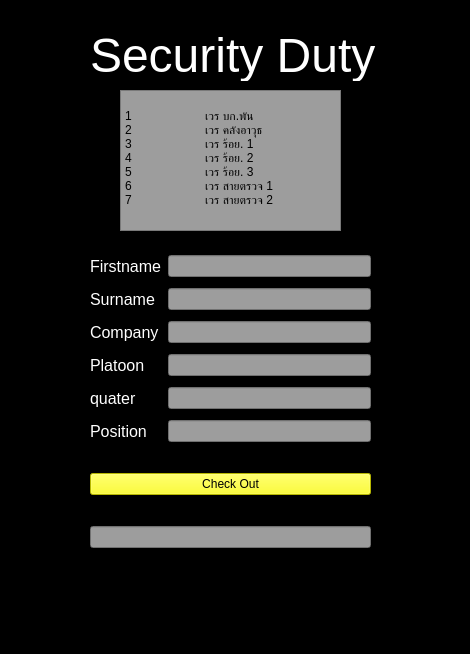
<?xml version="1.0" encoding="UTF-8"?>
<ui version="4.0">
 <class>MainWindow</class>
 <widget class="QMainWindow" name="MainWindow">
  <property name="geometry">
   <rect>
    <x>0</x>
    <y>0</y>
    <width>470</width>
    <height>654</height>
   </rect>
  </property>
  <property name="windowTitle">
   <string>MainWindow</string>
  </property>
  <property name="styleSheet">
   <string notr="true">background-color: rgb(0, 0, 0);</string>
  </property>
  <widget class="QWidget" name="centralwidget">
   <widget class="QLabel" name="title">
    <property name="geometry">
     <rect>
      <x>90</x>
      <y>30</y>
      <width>291</width>
      <height>51</height>
     </rect>
    </property>
    <property name="font">
     <font>
      <family>MS Shell Dlg 2</family>
      <pointsize>36</pointsize>
      <weight>50</weight>
      <italic>false</italic>
      <bold>false</bold>
     </font>
    </property>
    <property name="styleSheet">
     <string notr="true">color: rgb(255, 255, 255);
font: 36pt &quot;MS Shell Dlg 2&quot;;</string>
    </property>
    <property name="text">
     <string>Security Duty</string>
    </property>
   </widget>
   <widget class="QPlainTextEdit" name="plainTextEdit">
    <property name="geometry">
     <rect>
      <x>120</x>
      <y>90</y>
      <width>221</width>
      <height>141</height>
     </rect>
    </property>
    <property name="styleSheet">
     <string notr="true">background-color: rgb(157, 157, 157);</string>
    </property>
    <property name="plainText">
     <string>
1	เวร บก.พัน
2	เวร คลังอาวุธ
3	เวร ร้อย. 1
4	เวร ร้อย. 2
5	เวร ร้อย. 3
6	เวร สายตรวจ 1
7	เวร สายตรวจ 2
</string>
    </property>
   </widget>
   <widget class="QWidget" name="">
    <property name="geometry">
     <rect>
      <x>90</x>
      <y>250</y>
      <width>281</width>
      <height>311</height>
     </rect>
    </property>
    <layout class="QGridLayout" name="gridLayout">
     <item row="0" column="0">
      <widget class="QLabel" name="label_2">
       <property name="font">
        <font>
         <pointsize>12</pointsize>
        </font>
       </property>
       <property name="styleSheet">
        <string notr="true">color: rgb(255, 255, 255);</string>
       </property>
       <property name="text">
        <string>Firstname</string>
       </property>
      </widget>
     </item>
     <item row="0" column="1">
      <widget class="QLineEdit" name="out_fname">
       <property name="styleSheet">
        <string notr="true">background-color: rgb(157, 157, 157);</string>
       </property>
      </widget>
     </item>
     <item row="1" column="0">
      <widget class="QLabel" name="label_3">
       <property name="font">
        <font>
         <pointsize>12</pointsize>
        </font>
       </property>
       <property name="styleSheet">
        <string notr="true">color: rgb(255, 255, 255);</string>
       </property>
       <property name="text">
        <string>Surname</string>
       </property>
      </widget>
     </item>
     <item row="1" column="1">
      <widget class="QLineEdit" name="out_sname">
       <property name="styleSheet">
        <string notr="true">background-color: rgb(157, 157, 157);</string>
       </property>
      </widget>
     </item>
     <item row="2" column="0">
      <widget class="QLabel" name="label_7">
       <property name="font">
        <font>
         <pointsize>12</pointsize>
        </font>
       </property>
       <property name="styleSheet">
        <string notr="true">color: rgb(255, 255, 255);</string>
       </property>
       <property name="text">
        <string>Company</string>
       </property>
      </widget>
     </item>
     <item row="2" column="1">
      <widget class="QLineEdit" name="out_com">
       <property name="styleSheet">
        <string notr="true">background-color: rgb(157, 157, 157);</string>
       </property>
      </widget>
     </item>
     <item row="3" column="0">
      <widget class="QLabel" name="label_8">
       <property name="font">
        <font>
         <pointsize>12</pointsize>
        </font>
       </property>
       <property name="styleSheet">
        <string notr="true">color: rgb(255, 255, 255);</string>
       </property>
       <property name="text">
        <string>Platoon</string>
       </property>
      </widget>
     </item>
     <item row="3" column="1">
      <widget class="QLineEdit" name="out_platoon">
       <property name="styleSheet">
        <string notr="true">background-color: rgb(157, 157, 157);</string>
       </property>
      </widget>
     </item>
     <item row="4" column="0">
      <widget class="QLabel" name="label_4">
       <property name="font">
        <font>
         <pointsize>12</pointsize>
        </font>
       </property>
       <property name="styleSheet">
        <string notr="true">color: rgb(255, 255, 255);</string>
       </property>
       <property name="text">
        <string>quater</string>
       </property>
      </widget>
     </item>
     <item row="4" column="1">
      <widget class="QLineEdit" name="out_quater">
       <property name="styleSheet">
        <string notr="true">background-color: rgb(157, 157, 157);</string>
       </property>
      </widget>
     </item>
     <item row="5" column="0">
      <widget class="QLabel" name="label_5">
       <property name="font">
        <font>
         <pointsize>12</pointsize>
        </font>
       </property>
       <property name="styleSheet">
        <string notr="true">color: rgb(255, 255, 255);</string>
       </property>
       <property name="text">
        <string>Position</string>
       </property>
      </widget>
     </item>
     <item row="5" column="1">
      <widget class="QLineEdit" name="out_position">
       <property name="styleSheet">
        <string notr="true">background-color: rgb(157, 157, 157);</string>
       </property>
      </widget>
     </item>
     <item row="6" column="0" colspan="2">
      <spacer name="horizontalSpacer">
       <property name="orientation">
        <enum>Qt::Horizontal</enum>
       </property>
       <property name="sizeHint" stdset="0">
        <size>
         <width>158</width>
         <height>20</height>
        </size>
       </property>
      </spacer>
     </item>
     <item row="7" column="0" colspan="2">
      <widget class="QPushButton" name="in_send">
       <property name="styleSheet">
        <string notr="true">background-color: rgb(255, 255, 0);</string>
       </property>
       <property name="text">
        <string>Check Out</string>
       </property>
      </widget>
     </item>
     <item row="8" column="0" colspan="2">
      <spacer name="horizontalSpacer_8">
       <property name="orientation">
        <enum>Qt::Horizontal</enum>
       </property>
       <property name="sizeHint" stdset="0">
        <size>
         <width>158</width>
         <height>20</height>
        </size>
       </property>
      </spacer>
     </item>
     <item row="9" column="0" colspan="2">
      <widget class="QLineEdit" name="out_show">
       <property name="styleSheet">
        <string notr="true">background-color: rgb(157, 157, 157);</string>
       </property>
      </widget>
     </item>
    </layout>
   </widget>
  </widget>
  <widget class="QMenuBar" name="menubar">
   <property name="geometry">
    <rect>
     <x>0</x>
     <y>0</y>
     <width>470</width>
     <height>22</height>
    </rect>
   </property>
  </widget>
  <widget class="QStatusBar" name="statusbar"/>
 </widget>
 <resources/>
 <connections/>
</ui>
